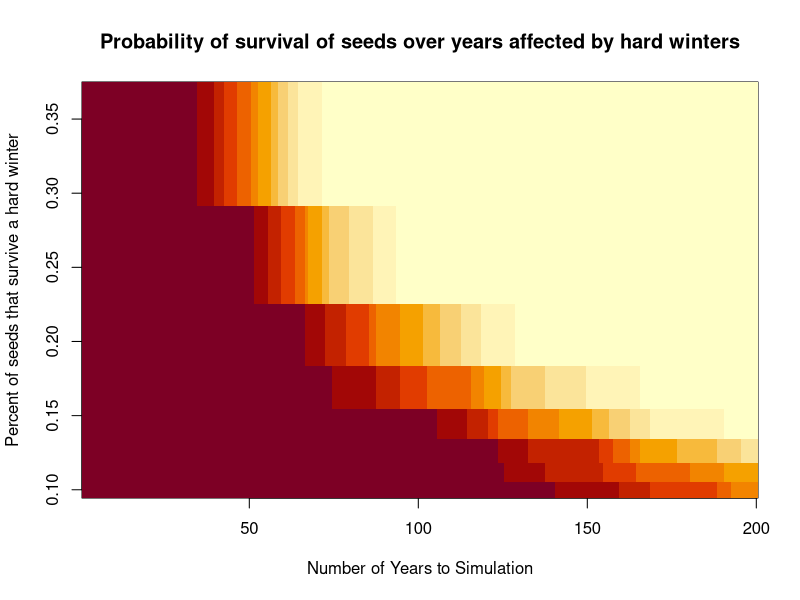

The R script that drew this image:
# model variables
gbl_initial_pop_toadstools <- 500 # initial population of toadstools
gbl_chance_faerie <- 0.8          # the chance a toadstool will create a faerie in the spring
gbl_num_seeds_per_faerie <- 2     # the number of seeds a faerie can carry
gbl_chance_seed <- 0.7            # the chance a seed will germinate
gbl_hard_winter <- 0.7            # the percent of seeds that survive a hard winter
gbl_mild_winter <- 0.9            # the percent of seeds that survive a mild winter
gbl_max_toadstools <- 1000        # the max number of toadstools (carrying capacity)
gbl_min_toadstools <- 10          # the minimum number of toadstools for a viable population

# simulation variables
gbl_NSims <- 100                  # number of simulations to execute
gbl_NYears <- 200                 # number of years to simulation
gbl_chance_of_hard_winter = c( 1/10.0, 1/9.0, 1/8.0, 1/7.0, 1/6.0, 1/5.0, 1/4.0, 1/3.0 )

# Part 2
simYear <- function(num_toadstools,hard_winter_chance) {
  num_faeries <- num_toadstools*gbl_chance_faerie
  num_seeds <- num_faeries*gbl_num_seeds_per_faerie
  this_year <- runif(1)
  if(this_year < hard_winter_chance)
    spring_toadstools <- num_seeds*gbl_hard_winter*gbl_chance_seed
  else
    spring_toadstools <- num_seeds*gbl_mild_winter*gbl_chance_seed
  
  if(spring_toadstools > gbl_max_toadstools)
    spring_toadstools <- gbl_max_toadstools
  if(spring_toadstools < gbl_min_toadstools)
    spring_toadstools <- 0
  
  return(spring_toadstools)
}
print( simYear( 500, 1.0 ) )
print( simYear( 500, 0.0 ) )

# Part 3
runSim <- function(num_years, chance_hard_winter) {
  year_results <- double(length(num_years))
  pop_toadstools <- gbl_initial_pop_toadstools
  
  for(i in 1:num_years) {
    pop_toadstools <- simYear(pop_toadstools,chance_hard_winter)
    year_results[i] <- pop_toadstools
  }
 
  return(year_results)
}
print( round(runSim( 10, 0.0 ),0) )
print( round(runSim( 10, 1.0 ),0) )
set.seed(42)
print( round(runSim( 10, 0.2 ),0) )

# Part 4
runManySims <- function( num_sims, num_years, chance) {
  results <-  matrix(ncol=num_years, nrow=num_sims)
  for( i in 1:num_sims) {
   results[i,] <- runSim(num_years, chance)
  }
  prob_of_survival <- double(length(num_years))
  for(i in 1:num_years) {
    prob_of_survival[i] <- sum(results[,i] > 0)/num_sims
  }
  return(prob_of_survival)
}

set.seed(42)
print( round( runManySims( 100, 30, 0.5 ), 2 ) )

# Part 5
calcProbSurvival <- function( num_sims, num_years, chance_values ) {
  prob_survival <- matrix(nrow=num_years,ncol=length(chance_values))
  cur_col <- 1
  for(chance in chance_values) {
    prob_survival[,cur_col] <- runManySims(num_sims,num_years,chance)
    cur_col <- cur_col + 1
  }
  return(prob_survival)
}
all_results <- calcProbSurvival( gbl_NSims, gbl_NYears, gbl_chance_of_hard_winter )
image(x=1:gbl_NYears, y=gbl_chance_of_hard_winter,z=all_results, xlab="Number of Years to Simulation", ylab="Percent of seeds that survive a hard winter", main="Probability of survival of seeds over years affected by hard winters")
